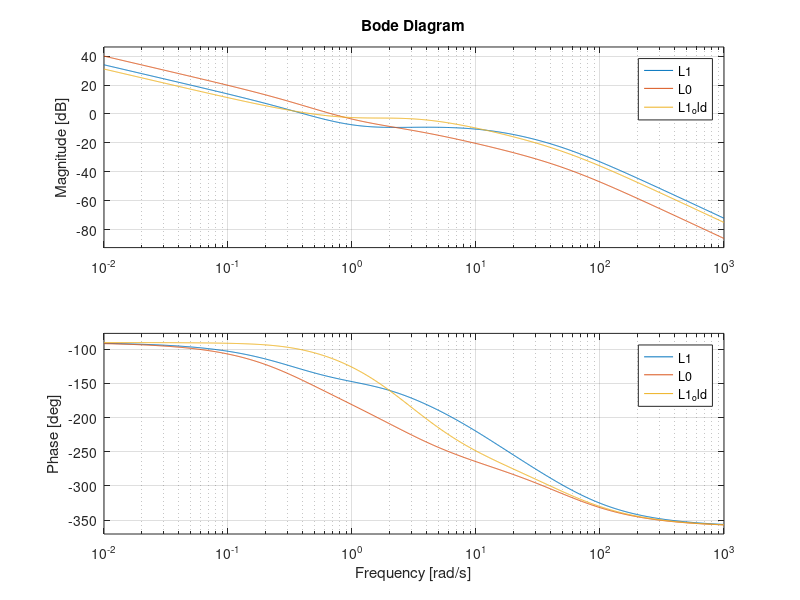
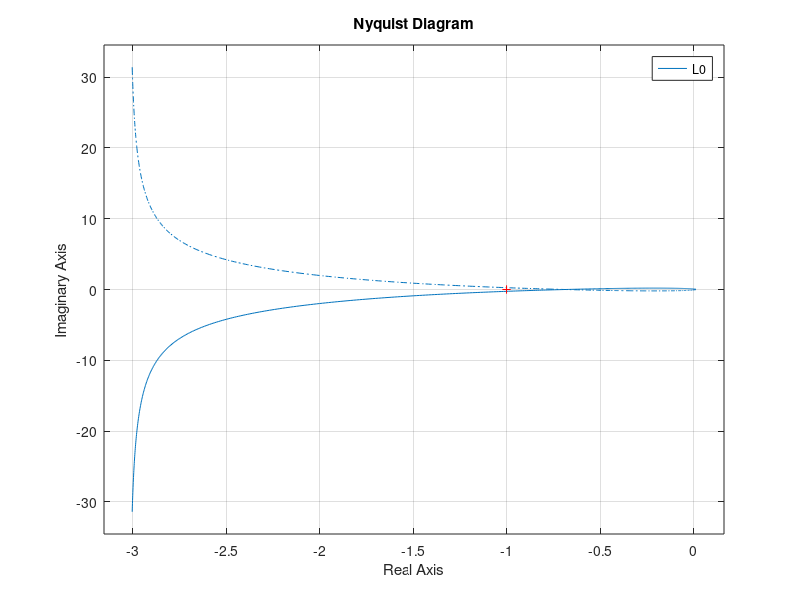
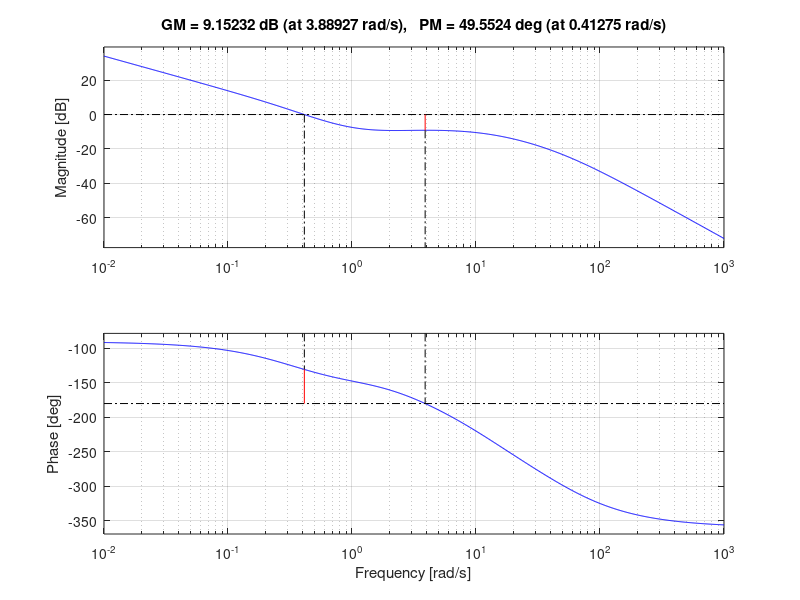
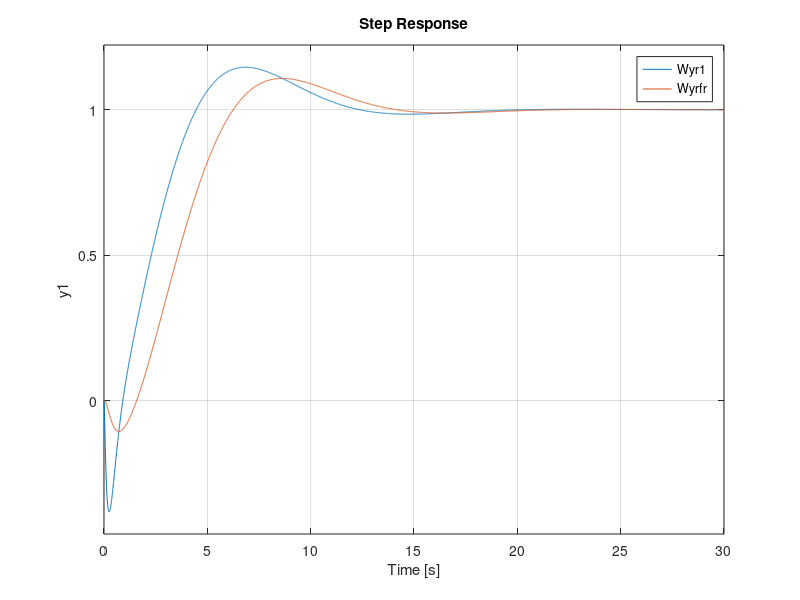

Write MATLAB code to recreate these figures, in order. (Note: this script raises an error after producing the figures.)
clc
clear all
close all

%Errore nullo per riferimenti a gradino e valutare max ritardo
%ammissibile, con overshoot sotto il 15%, con miglior tempo di
%assestamento possibile.

s = tf('s');
P = (s-1)/(s^2 + 3*s +1);
figure(1)
rlocus(P)

%% controllore  con un polo in 0 per riferimenti a regime 

zita= 0.7 ; % coefficente di smorzamento 
omega_n =2; % pulsazione naturale
kg =-1 ; % guadagno statico impostato nel controllore 
%C0 = kg*(s^2+2*zita*omega_n*s+omega_n^2)/(s*(s/1.3+1));
C0 = (s/1+1)/(s*(s/50+1))
L0 = kg*P*C0;
% 
figure(1)
rlocus(L0)

figure(2)
nyquist(L0)

figure(3)
margin(L0)
%% INSERIAMO UNA RETE ANTICIPATRICE 

alpha = 0.1;

omega_t = 4;
omega_t_old = 1;

tau_ra = 1/(omega_t*sqrt(alpha));
tau_ra_old = 1/(omega_t_old*sqrt(alpha));

Ra = (1+tau_ra*s)/(1+tau_ra*alpha*s);
Ra_old = (1+tau_ra_old*s)/(1+tau_ra_old*alpha*s);

kg1 =-1/2;
kg_old=-1/2.8;
L1 = minreal(kg1*P*C0*Ra); 
L1_old = minreal(kg_old*P*C0*Ra_old); 

Wyr1 = minreal(L1/(1+L1));
Wyr1_old = minreal(L1_old/(1+L1_old));

figure(1)
bode(L1,L0,L1_old)
legend
grid on
% 
% figure(2)
% nyquist(L1)
% 
 figure(3)
 margin(L1)
% 
 figure(4)
 step(Wyr1,Wyr1_old)
 legend;
%% inseriamo un filtro segnale (ho gia un peak response del 15 % posso non filtrare il riferimento)

% piu smooth ma perdiamo 2 secondi nei transitori 
tau_fr = 4/3;
Fr = 1/(1+tau_fr*s);
Wyrfr = minreal(Wyr1*Fr);
figure(4)
step(Wyr1,Wyrfr);
legend
%% valutiamo i ritardo massimo ammissibile 
[gm,pm,wc,wt]=margin(L1)
MF = pm*pi/180;
Tmax = MF/wt;  %2.491056507873583 il sistema e insensibile fino a 2.49 secondi di ritardo 

%% prioviamo a fare un controllore parametrico 

kp = dcgain(P);
syms  s z0 z1 p0 p1 % 1 definisco i poli e zeri che dovrebbe avere il mio controllore 
% accoppiamo il tutto all den(Wyr)= den(L)+num(L);

%      (s-1)*(z0+z1*s)
% kp* _______________________________
%     (s^2 + 3*s +1)*(p0+p1*s);
%
kp = dcgain(P)

expand((s-1)*(z0+z1*s)) % s*z0 - z0 - s*z1 + s^2*z1 
expand((s^2 + 3*s +1)*(p0+p1*s)) % p0 + p0*s^2 + 3*p1*s^2 + p1*s^3
